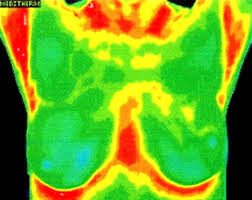
#> input picture assets/breast-thermograms/non-cancerous/images.jpg, 252 x 200 px
$ python -i thermogramUtils.py   (imports and definitions only)
#> lines starting #> are read from the running program, lines starting #| are printed output that depends on the picture
#> further down, picture is the input picture: shape (200, 252, 3); mean B, G, R 29.7, 171.8, 110.4
import cv2, numpy as np
import os


class ThermogramUtils:
    @staticmethod
    def detect_edges(image):
        gray_image = cv2.cvtColor(image, cv2.COLOR_BGR2GRAY)
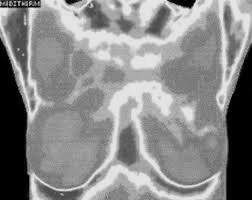
#> gray_image: shape (200, 252); min 0, max 235, mean 137.3
        blurred_gray_image = cv2.GaussianBlur(gray_image, (3, 3), 0)

        edges = cv2.Canny(blurred_gray_image, 120, 370)
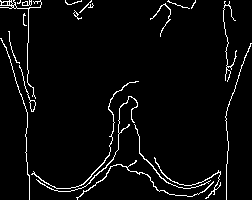
#> edges: shape (200, 252); 4.1% white in thin lines or dots

        return edges

    @staticmethod
    def view_hot_regions(image):
        hsv = cv2.cvtColor(image, cv2.COLOR_BGR2HSV)

        lower_range = np.array([0, 50, 50])
        upper_range = np.array([25, 255, 255])

        mask = cv2.inRange(hsv, lower_range, upper_range)

        return mask

>>> import cv2
>>> picture = cv2.imread('../assets/breast-thermograms/non-cancerous/images.jpg')
>>> result = ThermogramUtils().detect_edges(picture)

$ run again, on assets/breast-thermograms/non-cancerous/NormalBreast9.jpg
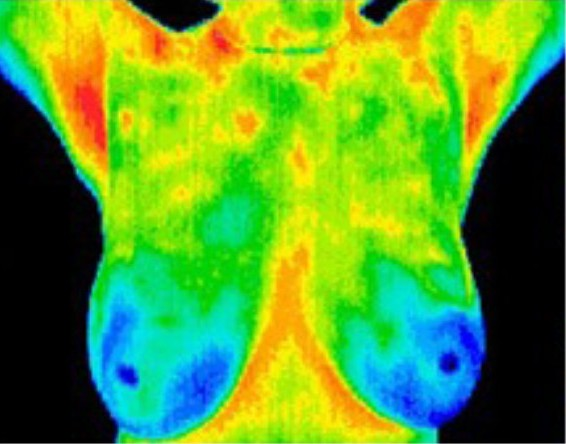
#> input picture assets/breast-thermograms/non-cancerous/NormalBreast9.jpg, 566 x 444 px
#> picture is the input picture: shape (444, 566, 3); mean B, G, R 41.8, 154.8, 92.6
#> in detect_edges, `gray_image = cv2.cvtColor(image, cv2.COLOR_BGR2GRAY)`:
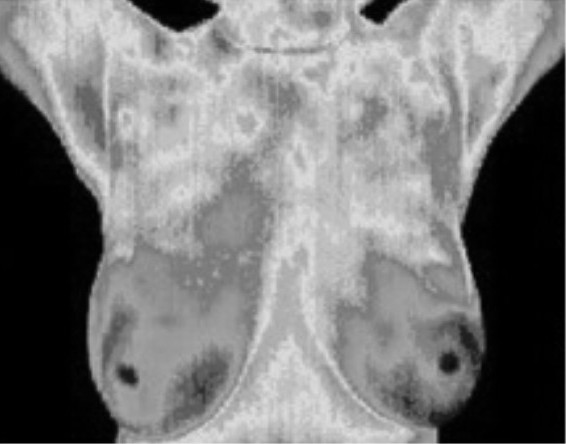
#> gray_image: shape (444, 566); min 0, max 231, mean 123.3
#> in detect_edges, `edges = cv2.Canny(blurred_gray_image, 120, 370)`:
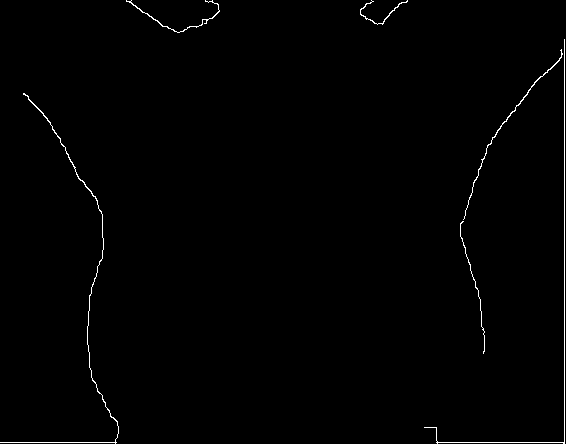
#> edges: shape (444, 566); 0.72% white in thin lines or dots

$ run again, on assets/breast-thermograms/non-cancerous/download (1).jpg
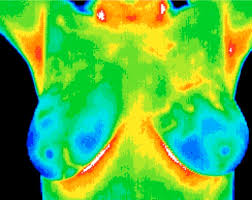
#> input picture assets/breast-thermograms/non-cancerous/download (1).jpg, 252 x 200 px
#> picture is the input picture: shape (200, 252, 3); mean B, G, R 67.6, 179.9, 87.8
#> in detect_edges, `gray_image = cv2.cvtColor(image, cv2.COLOR_BGR2GRAY)`:
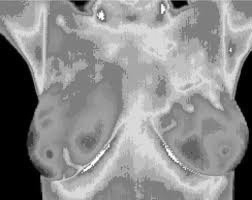
#> gray_image: shape (200, 252); min 0, max 255, mean 139.5
#> in detect_edges, `edges = cv2.Canny(blurred_gray_image, 120, 370)`:
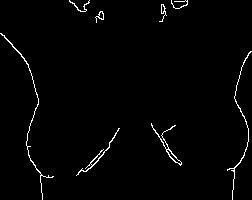
#> edges: shape (200, 252); 1.7% white in thin lines or dots
